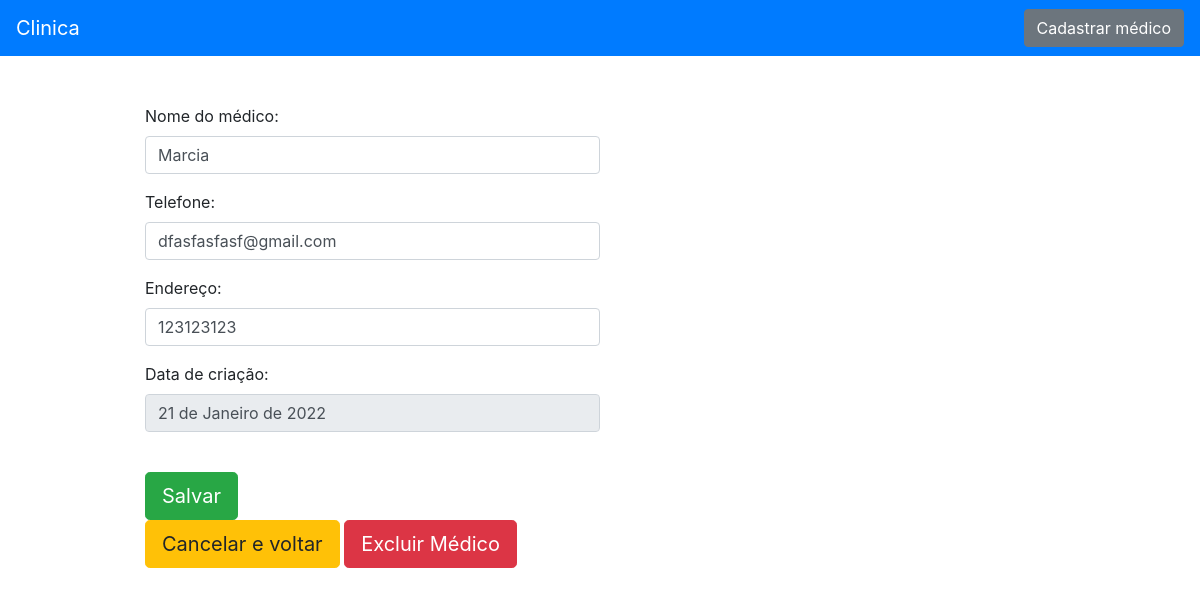
Screenshot of /auth/ver_medico/11 with the database file from the repository.
### medico/models.py (models this page shows, shortened)
class Medicos(models.Model):
    nome = models.CharField(max_length=50)
    email = models.EmailField()
    senha = models.CharField(max_length=100)
    data_criacao = models.DateField(default=date.today)
    class Meta:
        verbose_name = "Medico"

### medico/views.py (the view)
# urls.py: path('ver_medico/<int:id>', views.ver_medicos, name="ver_medicos"),
def ver_medicos(request, id):
    medicos = Medicos.objects.get(id=id)
    return render(request, 'ver_medico.html', {'medico': medicos, 'id_medico': id})

### medico/templates/ver_medico.html (shortened to what this page needs)
<!doctype html>
<html lang="en">
  <head>
    <link rel="stylesheet" href="https://cdn.jsdelivr.net/npm/bootstrap@4.6.1/dist/css/bootstrap.min.css">
  </head>
  <body>
    <nav class="navbar navbar-dark  bg-primary">
        <a class="navbar-brand" href="{% url 'home' %}">Clinica</a>
        <a href="{% url 'cadastrar' %}" class="btn btn-secondary">Cadastrar médico</a>
      </nav>
    <div class="container">
        <br>
        <div style="padding-left: 100px; padding-right:100px; "  class="container">
            <br>
            <form action="#">
                <p>
                    <label> Nome do médico:</label>
                    <input style="width: 50%;" type="text" class="form-control" value="{{medico.nome}}">
                </p>
                <p>
                    <label> Telefone:</label>
                    <input style="width: 50%;" type="text" class="form-control" value="{{medico.email}}">
                </p>
                <p>
                    <label> Endereço:</label>
                    <input style="width: 50%;" type="text" class="form-control" value="{{medico.senha}}">
                <p>
                    <label> Data de criação:</label>
                    <input style="width: 50%;" type="text" class="form-control" value="{{medico.data_criacao}}" readonly>
                </p>
                <br>
                    <input style="display: inline-block;" type="submit" class="btn btn-success btn-lg" value="Salvar">
                </form>
                <a href="{% url 'home_medico' %}" class="btn btn-warning btn-lg" >Cancelar e voltar</a>
                <button type="button" class="btn btn-danger btn-lg" data-toggle="modal" data-target="#exampleModal3">
                  Excluir Médico
                </button>
            </div>
    </div>
  </body>
</html>

### rows the page displays
Medicos: nome "Marcia", email "dfasfasfasf@gmail.com", senha "123123123", data_criacao "21 de Janeiro de 2022"
